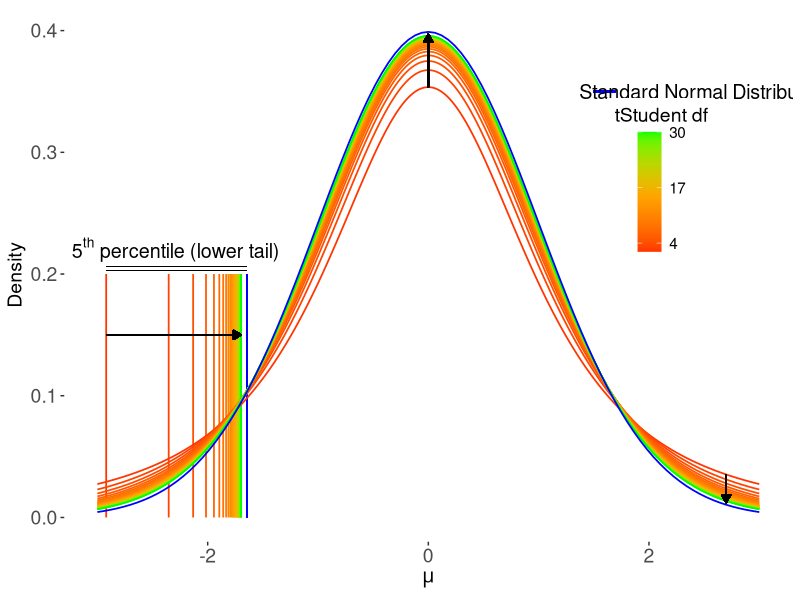

Source code (R):

## libraries
library(readxl)
library(dplyr)
library(ggplot2)
library(gridExtra)
library(Metrics)
library(ggforce)

#plot normal vs t-Distribution

# Create a sequence of x-values
x <- seq(-3, 3, length.out = 1000)

# Create a function to generate t-distribution curves
t_dist <- function(df_val) {
  return(dt(x, df_val))
}

# Create a data frame to store the results
df <- data.frame(x = rep(x, times = 29), df = rep(2:30, each = length(x)))

# Add t-distribution values to the data frame
df$density <- t_dist(df$df)
df$density_df4 <- t_dist(4)

# Define the degrees of freedom range
df_range <- data.frame(df_val = 2:30)
df_range$quantile <- qt(0.05, df_range$df_val)

# Plot the t-distribution curves with color scale
distributions <- ggplot(df, aes(x = x, y = density, color = df)) +
  geom_segment(data = df_range, aes(x = quantile, xend = quantile, y = -0, yend = 0.2, color = df_val),
               linewidth=0.6, alpha = 1) +
  geom_segment(x=min(df_range$quantile) ,xend = qnorm(0.05), y = 0.203, yend = 0.203, color = "black",
               linewidth=0.2 ) +
  geom_segment(x=min(df_range$quantile) ,xend = qnorm(0.05), y = 0.206, yend = 0.206, color = "black",
               linewidth=0.2 ) +
  geom_segment(x=1.5 ,xend = 1.7, y = 0.35, yend = 0.35, color = "blue",
               linewidth=0.6 ) +
  geom_segment(x=qnorm(0.05) ,xend = qnorm(0.05), y = 0, yend = 0.2, color = "blue",
               linewidth=0.35 )+
  geom_segment(aes(x = min(df_range$quantile), xend = max(df_range$quantile), y = 0.15, yend = 0.15),
               color = "black", arrow = arrow(type = 'closed', length=unit(2.2, "mm")), size=0.5) +
  annotate("text", x = -2.29, y = 0.22, 
           label = expression(paste("5"^"th", " percentile (lower tail)")), 
           color = "black", size=5)+
  annotate("text",x = 2.5, y = 0.35, label = "Standard Normal Distribution", color = "black", size=5) +
  geom_line(aes(group = interaction(df, color=factor(df))), linewidth = 0.6) +
  stat_function(fun = dnorm, args = list(mean = 0, sd = 1), color = "blue", linewidth = 0.6) +
  xlab(expression(mu)) +
  ylab("Density") +
  scale_x_continuous(limits = c(-3, 3)) +
  scale_color_gradient2(low = "red", high = "green", mid = "orange", midpoint = 15,breaks = c(4, 17, 30),
                       guide = guide_colorbar(title.position = "top", title.hjust = 0.5, title = "tStudent df")) +
  geom_segment(aes(x = 0, xend = 0, y = t_dist(2)[500], yend = t_dist(50)[500]),
               color = "black", arrow = arrow(type = 'closed', length=unit(2.2, "mm")), size=0.5) +
  geom_segment(aes(x = 2.6997, xend = 2.6997, y = t_dist(2)[950], yend = t_dist(50)[950]),
               color = "black", arrow = arrow(type = 'closed', length=unit(2.2, "mm")), size=0.5) +
  theme(panel.background = element_rect(fill = "white"),
        panel.grid = element_blank(),
        legend.position = c(0.82, 0.68),
        legend.title = element_text(size = 14),
        legend.text = element_text(size = 11),
        axis.title = element_text(size = 14),
        axis.text = element_text(size = 14))

print(distributions)
